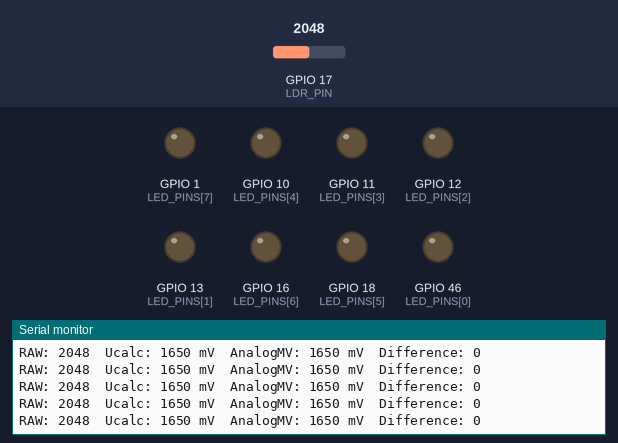
This program was run on a simulated ESP32-S3. Shown: output pins drawn as LEDs (lit = HIGH), the last lines printed to the serial monitor. Inputs (shaded band) come from the test bench; at power-on: GPIO 17 (LDR_PIN) = 2048 (analog values on the 0–4095 scale).

Above: at 6.2 s.
6.3 s: GPIO 17 (LDR_PIN) set to 7
At 6.9 s:
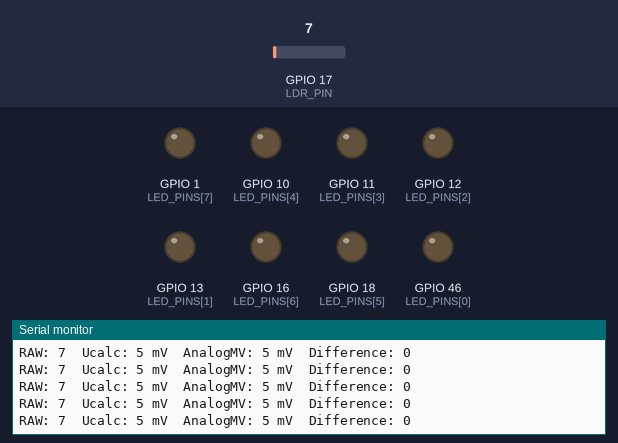
7.8 s: GPIO 17 (LDR_PIN) set to 4
At 8.5 s:
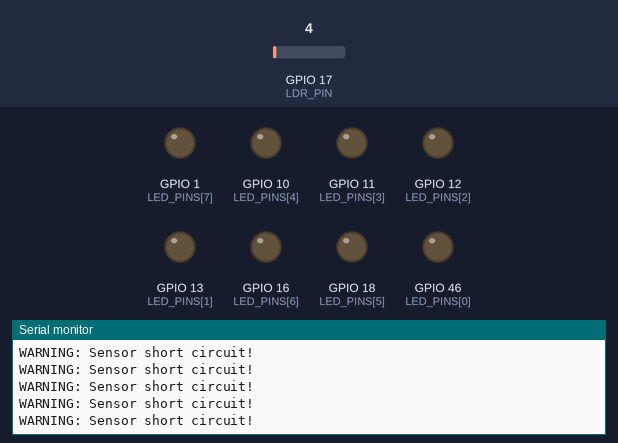
Timing chart, 0 to 10.8 s (numbered marks = the images above; inputs shaded):
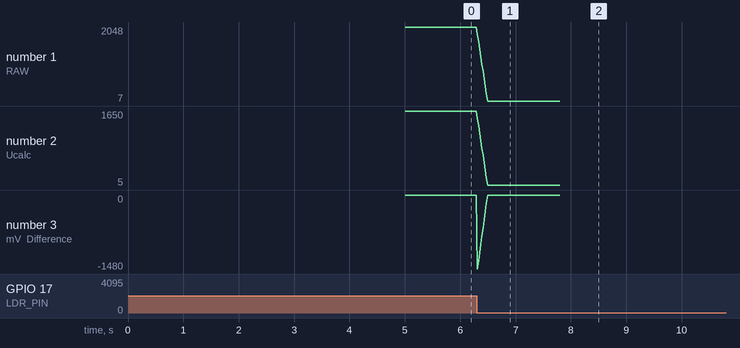

Measured:
- the behaviour switches between 6 and 5 on GPIO 17 (LDR_PIN) (found by bisection; images 1 and 2)
- after the input at 6.3 s, the serial monitor: prints a new line at once (image 1)
- after the input at 7.8 s, the serial monitor: prints a new line at once (image 2)
- plotted number 1: 2048 → 7 after the input at 6.3 s
- plotted number 2: 1650 → 5 after the input at 6.3 s

The program:

main.cpp
```cpp
#include <Arduino.h>
#include <stdint.h>
#include "adc.h"
#include "led.h"
#include "filter.h"
#include "calibration.h"

#define READ_INTERVAL (20)

void setup() {
  Serial.begin(115200);
  adcInit();
  calibrate();
  ledInit();
  filterInit();
}

uint32_t lastReadTime = 0;

void loop() {
  if (millis() - lastReadTime >= READ_INTERVAL) {
    lastReadTime = millis();

    uint16_t raw = readRaw();
    if(!isSensorValid(raw)) return;
    filterAdd(raw);
    uint16_t filtered = filterAverage();
    uint16_t uCalc = calcVoltage(filtered);
    uint16_t analogMV = readMilliVolts();

    printReadings(filtered, uCalc, analogMV);
    uint8_t brightness = normilizeBrightness(filtered);
    fadeLed(brightness);
  }
}
```

adc.h
```cpp
#pragma once
#include <Arduino.h>
#include <stdint.h>

#define LDR_PIN 17
#define ADC_RESOLUTION_BITS 12
#define ADC_MAX 4095
#define U_REF 3300
#define SENSOR_SHORT_THRESHOLD 5
#define SENSOR_DISCONNECT_THRESHOLD 4090

bool isSensorValid(uint16_t raw);
void adcInit();
uint16_t readRaw();
uint16_t calcVoltage(uint16_t raw);
uint16_t readMilliVolts();
void printReadings(uint16_t raw, uint16_t uCalc, uint16_t analogMV);
```

calibration.h
```cpp
#pragma once
#include <Arduino.h>
#include <stdint.h>

#define CALIBRATION_TIME 5000

void calibrate();
uint16_t getCalibratedMin();
uint16_t getCalibratedMax();
```

filter.h
```cpp
#pragma once
#include <stdint.h>

#define FILTER_SIZE 10

void filterInit();
void filterAdd(uint16_t value);
uint16_t filterAverage();
```

led.h
```cpp
#pragma once
#include <Arduino.h>
#include <stdint.h>
#include <iterator>

const uint8_t LED_PINS[] = {46, 13, 12, 11, 10, 18, 16, 1};
const uint8_t NUM_LEDS = std::size(LED_PINS);

void ledInit();
void fadeLed(uint8_t targetBrightness);

uint8_t normilizeBrightness(uint16_t ldrValue);
```

adc.cpp
```cpp
#include "adc.h"

void adcInit() {
  pinMode(LDR_PIN, INPUT);
  analogReadResolution(ADC_RESOLUTION_BITS);
  analogSetPinAttenuation(LDR_PIN, ADC_11db);
}

uint16_t readRaw() {
  return (uint16_t)analogRead(LDR_PIN);
}

uint16_t calcVoltage(uint16_t raw) {
  return (uint16_t)((uint32_t)raw * U_REF / ADC_MAX);
}

uint16_t readMilliVolts() {
  return (uint16_t)analogReadMilliVolts(LDR_PIN);
}

bool isSensorValid(uint16_t raw){
  if(raw <= SENSOR_SHORT_THRESHOLD) {
    Serial.println("WARNING: Sensor short circuit!");
    return false;
  } else if(raw >= SENSOR_DISCONNECT_THRESHOLD) {
    Serial.println("WARNING: Sensor Sensor disconnected!");
    return false;
  } else {
    return true;
  }
}

void printReadings(uint16_t raw, uint16_t uCalc, uint16_t analogMV) {
  Serial.print("RAW: "); Serial.print(raw);
  Serial.print("\tUcalc: "); Serial.print(uCalc);
  Serial.print(" mV\tAnalogMV: "); Serial.print(analogMV);
  Serial.print(" mV\tDifference: ");
  Serial.println((int32_t)analogMV - (int32_t)uCalc);
}
```

calibration.cpp
```cpp
#include "calibration.h"
#include "adc.h"

static uint16_t calMin = 4095;
static uint16_t calMax = 0;

void calibrate() {
    Serial.println("Calibrating... cover and uncover LDR!");
    uint32_t start = millis();

    while(millis() - start < CALIBRATION_TIME) {
        uint16_t raw = readRaw();
        if(raw < calMin) calMin = raw;
        if(raw > calMax) calMax = raw;
        delay(10);
    }
    Serial.print("Calibration done. Min: ");
    Serial.print(calMin);
    Serial.print(" Max: ");
    Serial.println(calMax);
}

uint16_t getCalibratedMin() { return calMin; }
uint16_t getCalibratedMax() { return calMax; }
```

filter.cpp
```cpp
#include "filter.h"

static uint16_t buffer[FILTER_SIZE];
static uint8_t index = 0;
static uint8_t count = 0;

void filterInit() {
    for (auto& sample : buffer) {
        sample = 0;
    }
    index = 0;
    count = 0;
}

void filterAdd(uint16_t value) {
    buffer[index] = value;
    index = (index + 1) % FILTER_SIZE;

    if (count < FILTER_SIZE) {
        count++;
    }
}

uint16_t filterAverage() {
    if (count == 0) {
        return 0;
    }

    uint32_t sum = 0;
    for (uint8_t i = 0; i < count; i++) {
        sum += buffer[i];
    }
    return (uint16_t)(sum / count);
}
```

Source omitted: led.cpp (data table, 2274 bytes)
